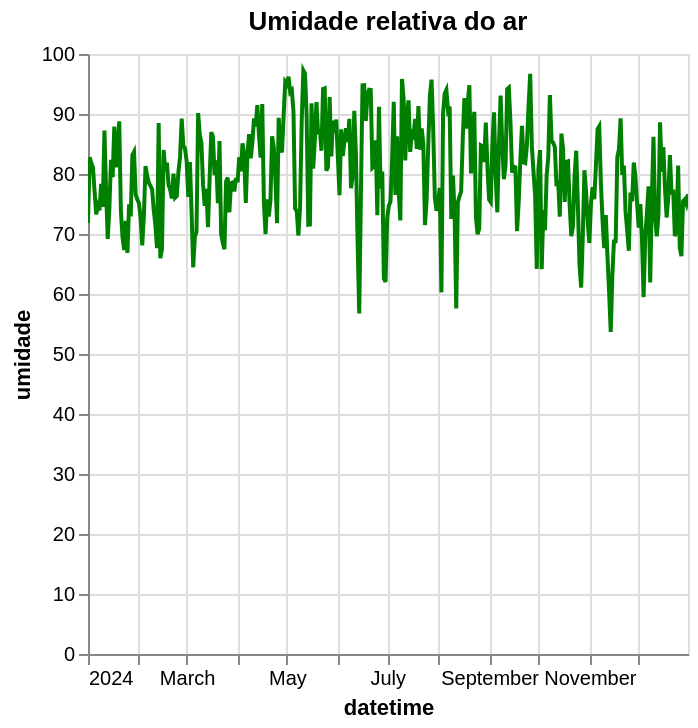

Write notebook code for a chart like this one.
### Markdown cell above
Umidade

### Code cell
chart_umidade = alt.Chart(df_daily).mark_line(color='green').encode(
    x='datetime:T',
    y='umidade:Q',
    tooltip=['datetime', 'umidade']
).properties(
    title='Umidade relativa do ar'
).interactive()

chart_umidade

### Figure 1 — Vega-Lite specification as saved in the notebook (floating-point values rounded to 4 significant figures; data arrays with more than 128 entries replaced by an {"elided": "..."} marker saying what was removed)
{"config": {"view": {"continuousWidth": 300, "continuousHeight": 300}}, "data": {"name": "data-95d3e1e2b1fd51d743c792b0ad8453ce"}, "mark": {"type": "line", "color": "green"}, "encoding": {"tooltip": [{"field": "datetime", "type": "temporal"}, {"field": "umidade", "type": "quantitative"}], "x": {"field": "datetime", "type": "temporal"}, "y": {"field": "umidade", "type": "quantitative"}}, "params": [{"name": "param_1e9efca18e7a2868", "select": {"type": "interval", "encodings": ["x", "y"]}, "bind": "scales"}], "title": "Umidade relativa do ar", "$schema": "https://vega.github.io/schema/vega-lite/v6.1.0.json", "datasets": {"data-95d3e1e2b1fd51d743c792b0ad8453ce": {"elided": "366 records"}}}
